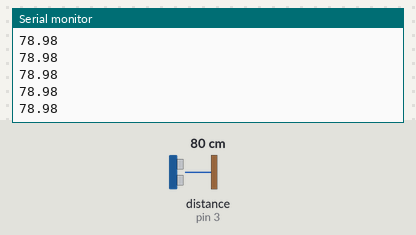
Simulated run of this sketch. Board: Arduino Uno, built with avr-gcc and run on an emulated ATmega328P. On the bench: the last lines printed to the serial monitor. Wiring (inferred from the names in the program): ultrasonic range finder: trigger pin 2; echo pin 3. The inputs (shaded band) are chosen by the test bench; at power-on: distance to the obstacle (sensor on pin 3) 80 cm. The echo pulse lasts 58.3 µs per cm.

Above: at 1.2 s.
1.3 s: distance to the obstacle (sensor on pin 3) set to 2 cm
At 2.0 s:
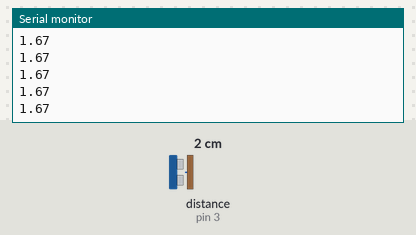
2.8 s: distance to the obstacle (sensor on pin 3) set to 4 cm
At 3.3 s:
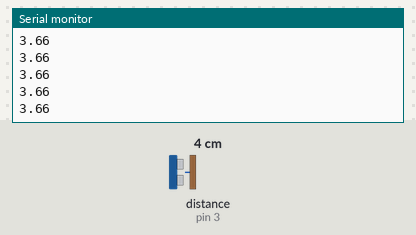
Timing chart, 0 to 5.8 s (numbered marks = the images above; inputs shaded):
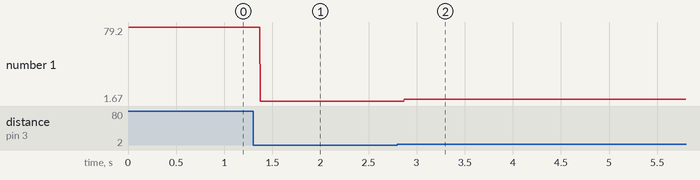

The sketch:

distanceSensor.ino
```cpp
const int trigPin = 2;
const int echoPin = 3;

double duration = 0;
double distance = 0;

void setup() {
  Serial.begin( 9600 );
  pinMode(trigPin, OUTPUT);
  pinMode(echoPin, INPUT);
}
void loop() {
  digitalWrite(trigPin, LOW);
  digitalWrite(echoPin, LOW);
  delayMicroseconds(1);
  digitalWrite(trigPin, HIGH);
  delayMicroseconds(10);
  digitalWrite(trigPin, LOW);
  duration = pulseIn(echoPin, HIGH);
  duration = duration * 0.000001 * 34000 / 2;
  //Serial.print("距離は");
  Serial.println(duration);
  //Serial.println(" cmです");
}
```

Measured:
- after the input at 1.3 s, the serial monitor: prints a new line after 0.07 s (image 1)
- after the input at 2.8 s, the serial monitor: prints a new line after 0.07 s (image 2)
- plotted number 1: 78.98 → 1.67 after the input at 1.3 s, 1.67 → 3.6 after the input at 2.8 s
